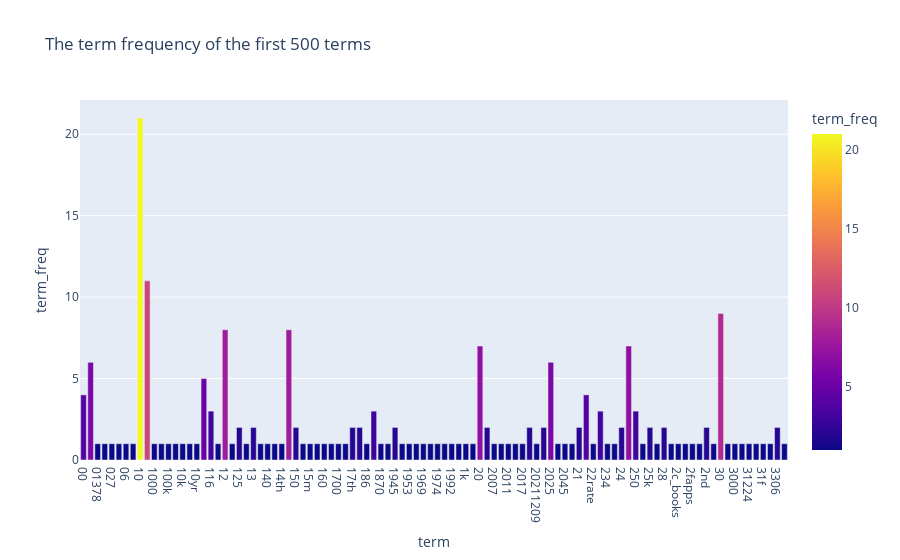

Here is the notebook cell this chart was saved with:
### Markdown cell above
_**Exercise-13**_

### Code cell
# Same as Exeercise-12, we show the term frequency of the first 500 terms in a bar chart but smaller size

df_draw = pd.DataFrame({"term":count_vect.get_feature_names_out()[:100], 
                        "term_freq":term_freq[:100]})
plt.figure(figsize=(20,8))
fig = px.bar(df_draw, x="term", y="term_freq", title="The term frequency of the first 500 terms", color="term_freq")
fig.show()

### Figure 1 — Plotly figure (JSON) as saved in the notebook; plotly's stock layout.template omitted (floating-point values rounded to 4 significant figures)
{"data": [{"hovertemplate": "term=%{x}<br>term_freq=%{marker.color}<extra></extra>", "legendgroup": "", "marker": {"color": [4, 6, 1, 1, 1, 1, 1, 1, 21, 11, 1, 1, 1, 1, 1, 1, 1, 5, 3, 1, 8, 1, 2, 1, 2, 1, 1, 1, 1, 8, 2, 1, 1, 1, 1, 1, 1, 1, 2, 2, 1, 3, 1, 1, 2, 1, 1, 1, 1, 1, 1, 1, 1, 1, 1, 1, 7, 2, 1, 1, 1, 1, 1, 2, 1, 2, 6, 1, 1, 1, 2, 4, 1, 3, 1, 1, 2, 7, 3, 1, 2, 1, 2, 1, 1, 1, 1, 1, 2, 1, 9, 1, 1, 1, 1, 1, 1, 1, 2, 1], "coloraxis": "coloraxis", "pattern": {"shape": ""}}, "name": "", "orientation": "v", "showlegend": false, "textposition": "auto", "type": "bar", "x": ["00", "000", "01378", "02", "027", "03", "06", "08", "10", "100", "1000", "10000", "100k", "100x", "10k", "10ks", "10yr", "11", "116", "118", "12", "1242", "125", "12855584", "13", "14", "140", "145", "14th", "15", "150", "153", "15m", "16", "160", "17", "1700", "1728", "17th", "18", "186", "18630", "1870", "1934", "1945", "1947", "1953", "1961", "1969", "1973", "1974", "1981", "1992", "1999", "1k", "1m", "20", "200", "2007", "200k", "2011", "2012", "2017", "2021", "20211209", "2024", "2025", "2028", "2045", "208", "21", "22", "22rate", "23", "234", "235", "24", "25", "250", "25bps", "25k", "27", "28", "296895", "2c_books", "2c_wiki_recommendations", "2fapps", "2k", "2nd", "2s", "30", "300", "3000", "31", "31224", "31225", "31f", "33", "3306", "34"], "xaxis": "x", "y": [4, 6, 1, 1, 1, 1, 1, 1, 21, 11, 1, 1, 1, 1, 1, 1, 1, 5, 3, 1, 8, 1, 2, 1, 2, 1, 1, 1, 1, 8, 2, 1, 1, 1, 1, 1, 1, 1, 2, 2, 1, 3, 1, 1, 2, 1, 1, 1, 1, 1, 1, 1, 1, 1, 1, 1, 7, 2, 1, 1, 1, 1, 1, 2, 1, 2, 6, 1, 1, 1, 2, 4, 1, 3, 1, 1, 2, 7, 3, 1, 2, 1, 2, 1, 1, 1, 1, 1, 2, 1, 9, 1, 1, 1, 1, 1, 1, 1, 2, 1], "yaxis": "y"}], "layout": {"barmode": "relative", "coloraxis": {"colorbar": {"title": {"text": "term_freq"}}, "colorscale": [[0, "#0d0887"], [0.1111, "#46039f"], [0.2222, "#7201a8"], [0.3333, "#9c179e"], [0.4444, "#bd3786"], [0.5556, "#d8576b"], [0.6667, "#ed7953"], [0.7778, "#fb9f3a"], [0.8889, "#fdca26"], [1, "#f0f921"]]}, "legend": {"tracegroupgap": 0}, "title": {"text": "The term frequency of the first 500 terms"}, "xaxis": {"anchor": "y", "domain": [0, 1], "title": {"text": "term"}}, "yaxis": {"anchor": "x", "domain": [0, 1], "title": {"text": "term_freq"}}}}
